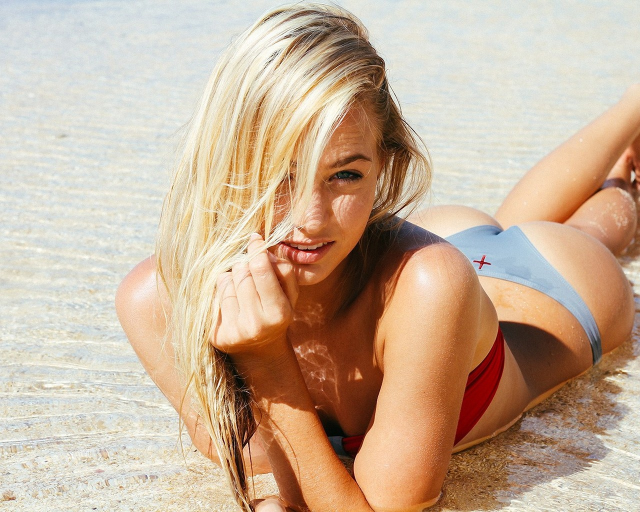
#> input picture test.jpg, 1280 x 1024 px (shown at 1/2 size)
$ python complex_picture.py   (older library calls are emulated)
#> lines starting #> are read from the running program, lines starting #| are printed output that depends on the picture
#> the answer given: 1
#> the answer given: 1
import os
import re
import sys
import math
from PIL import Image, ImageOps
from colorsys import rgb_to_hsv
from concurrent.futures import ProcessPoolExecutor

from CONFIG import *
from spider import threading_main


def get_avg_hsv(img):
    """获取一张图片的平均hsv值"""
    # 获取图片的宽高
    width, height = img.size
    pixels = img.load()

    h, s, v = 0, 0, 0
    count = 0
    for x in range(width):
        for y in range(height):
            # 获取rgb值，返回的是一个元组（r, g, b）
            pixel = pixels[x, y]
            # 将rgb转hsv值
            hsv = rgb_to_hsv(*[i/255 for i in pixel])
            h += hsv[0]
            s += hsv[1]
            v += hsv[2]
            count += 1
    if count > 0:
        # 计算hsv的均值
        hAvg = round(h / count, 3)
        sAvg = round(s / count, 3)
        vAvg = round(v / count, 3)
        return hAvg, sAvg, vAvg
    else:
        raise IOError("读取图片数据失败")


def resize_pic(imgName, imgWidth):
    """重定义图片的大小"""
#> called with imgName = 'test.jpg', imgWidth = 6000
    # 打开图片
    img = Image.open(imgName)
#> img is the input picture: PIL image 1280x1024 RGB; mean R, G, B 200.7, 176.6, 154
    # 裁剪图片
    # ANTIALIAS 平滑滤波: 对所有可以影响输出像素的输入像素进行高质量的重采样滤波，以计算输出像素值。
    img = ImageOps.fit(img, (imgWidth, imgWidth), Image.ANTIALIAS)
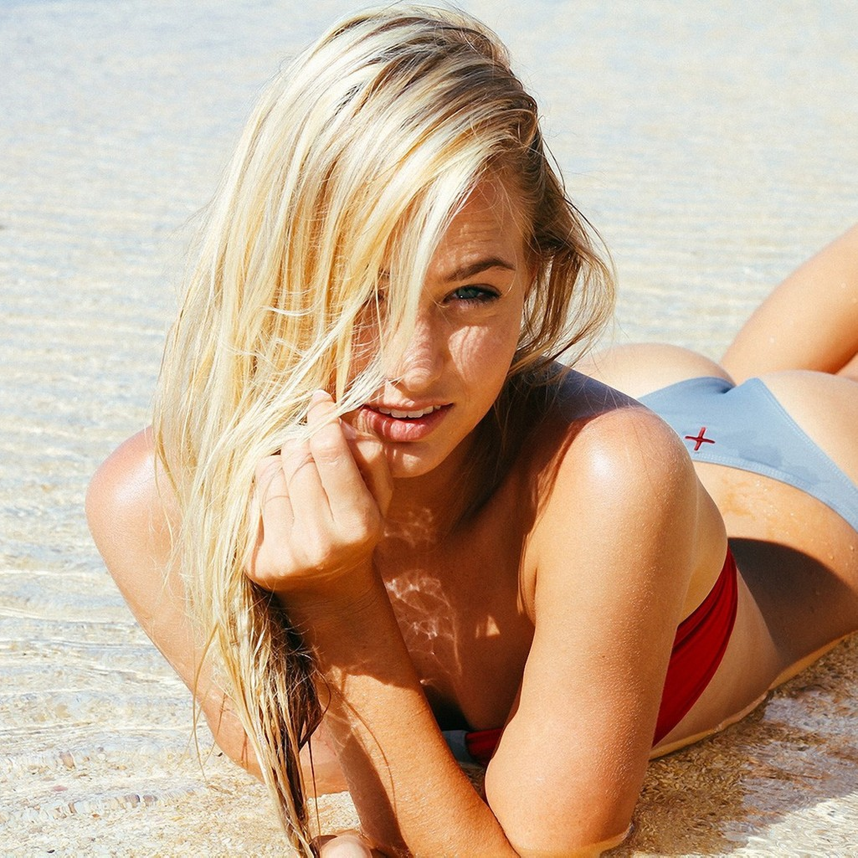
#> img: PIL image 6000x6000 RGB (shown at 1/7 size); mean R, G, B 198.8, 172, 147.8
    return img


def get_image_paths():
    """获取所有图片路径"""
    result = os.listdir(IMG_DIR)
    print("一共有[{}]张图片参与此次成像".format(len(result)))
    paths = ["{imgdir}/{filename}".format(imgdir=IMG_DIR, filename=filename) for filename in result]
    return paths


def convert_image(path):
    """转换图片"""
    img = resize_pic(path, SLICE_WIDTH)
    # 获取平均颜色值
    color = get_avg_hsv(img)  # 这一部分返回的是元组
    try:
        # 按规定格式保存
        img.save(
            "{dirname}/{filename}.jpg".format(dirname=OUT_DIR, filename=str(color)))
    except:
        return False


def convert_all_images(paths):
    """生成马赛克块"""
    print("开始生成马赛克块...")
    with ProcessPoolExecutor() as pool:
        pool.map(convert_image, paths)


def find_closiest_hsv(hsv, hsvs):
    """寻找最相近的hsv"""
    similarColor = None
    allowedDiff = ALLOWED_DIFF
    for curColor in hsvs:
        # 计算两个hsv的差值
        diffValue = math.sqrt(sum([(curColor[i]-hsv[i])**2 for i in range(3)]))
        # 如果满足一定的要求
        if diffValue < allowedDiff and curColor[3] < REPEAT:
            allowedDiff = diffValue
            similarColor = curColor
    # 如果不存在颜色最近，抛出异常
    if similarColor is None:
        raise ValueError("没有足够的近似图片，建议添加更多图源，或是增加图片重复使用次数")

    similarColor[3] += 1
    return "({}, {}, {})".format(similarColor[0], similarColor[1], similarColor[2])


def get_hsv_list():
    """获取全部图源值，返回一个列表"""
    hvsList = list()
    # 遍历输出目录
    for filename in os.listdir(OUT_DIR):
        # 获取文件名，不要后缀
        result = re.match(r"\((.+)\)\.jpg", filename)
        hvsValue = result.group(1).split(",")
        # 全部浮点
        hvs = list(map(float, hvsValue))
        # 末尾+0，标记重复次数
        hvs.append(0)
        # 追加
        hvsList.append(hvs)
    return hvsList


def make_pic_by_imgs(img, hsvs):
    """利用小图片制作大图片"""
    width, height = img.size
#> width = 6000; height = 6000
    # print("Width = {}, Height = {}".format(width, height))

    # 创建一张画布
    background = Image.new('RGB', img.size, (255, 255, 255))
#> background: PIL image 6000x6000 RGB; every value is 255
    # 需要小图片的总数
    totalImgs = math.floor((width*height) / SLICE_SIZE**2)
#> totalImgs = 10000
    # 已经使用小图片的数量
    usedImgs = 0
    print("Start composing the pic: ")
    for top in range(0, height, SLICE_SIZE):
        for left in range(0, width, SLICE_SIZE):

            bottom = top + SLICE_SIZE
#> bottom = 60
            right = left + SLICE_SIZE
#> right = 60
            # 截取大图片的一个“块”
            curImg = img.crop((left, top, right, bottom))
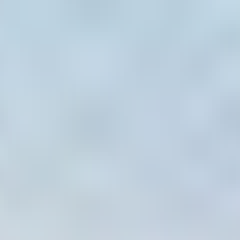
#> curImg: PIL image 60x60 RGB (shown 4 times larger); mean R, G, B 191.1, 208.6, 222
            # 得到这个图片的hsv值
            hsv = get_avg_hsv(curImg)
#> after the loop in get_avg_hsv, `for x in range(width):`: count = 3600; h = 2060.3; s = 499.7; v = 3133.8
#> in get_avg_hsv, `hAvg = round(h / count, 3)`: hAvg = 0.572
#> in get_avg_hsv, `sAvg = round(s / count, 3)`: sAvg = 0.139
#> in get_avg_hsv, `vAvg = round(v / count, 3)`: vAvg = 0.87
#> hsv = (0.572, 0.139, 0.87)
            # 找到与“块”hsv值最相近的小图片名
            similarImgName = find_closiest_hsv(hsv, hsvs)
#> after the loop in find_closiest_hsv, `for curColor in hsvs:`: allowedDiff = 10000
            # 找到这个图片的路径
            similarImgPath = "{dir}/{imgname}.jpg".format(dir=OUT_DIR, imgname=similarImgName)
            try:
                pasteImg = Image.open(similarImgPath)
            except IOError:
                print('创建马赛克块失败')
                raise

            # 打印进度条
            usedImgs += 1
            done = math.floor((usedImgs / totalImgs) * 100)
            r = "\r[{}{}]{}%".format("#"*done, " "*(100-done), done)
            # r = "\rprocessing: {}%".format(done)
            # sys.stdout.write(r)
            # sys.stdout.flush()
            print(r, end="")

            # 将小图片粘贴到画布上
            background.paste(pasteImg, (left, top))

    background.save("pre-dated.jpg")
    return background


def init():
    """初始化配置"""
    print("1. 已经有图片源")
    print("2. 还没有图片源")
    choiceFirst = input("Please enter the num:")
    if choiceFirst == "1":
        pass
    elif choiceFirst == "2":
        threading_main()
    else:
        print("退出程序，不知道你在说啥")
        return False

    print("1. 已经生成马赛克图片")
    print("2. 还未生成马赛克图片")
    choiceSecond = input("Please enter the num:")
    if choiceSecond == "1":
        pass
    elif choiceSecond == "2":
        paths = get_image_paths()
        convert_all_images(paths)
    else:
        print("你要乱输，我要退出（再见脸）")
        return False

    dirname = "{0}/{1}".format(os.path.abspath(os.path.dirname(__file__)), OUT_DIR)
    if not os.path.exists(dirname):
        os.mkdir(dirname)

    return True


if __name__ == "__main__":
    result = init()

    if result:
        img = resize_pic("test.jpg", IMG_WIDTH)
        hvses = get_hsv_list()
#> (the run stopped early here; a loop or call above may not have finished)
